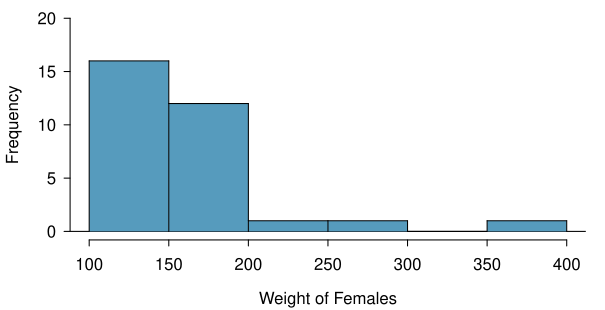

This figure's R source:
library(openintro)
load("cdc_samp.Rdata")

#data(cdc.samp)
data(COL)


male = cdc.samp$gender == "m"
female = cdc.samp$gender == "f"

H <- hist(cdc.samp$weight[female],
          breaks = 10,
          plot = FALSE)
counts <- rbind(H$counts)
from   <- head(H$breaks, -1)
to     <- tail(H$breaks, -1)
colnames(counts) <- paste(from, 'to', to)
require(xtable)
xtable(counts)

myPDF("cdcFemaleWeightHistogram.pdf",
      6.05, 3.1,
      mar = c(3.5, 3.5, 0.5, 1),
      mgp = c(2.4, 0.7, 0))
histPlot(cdc.samp$weight[female],
         breaks = 10,
         xlab = 'Weight of Females',
         ylab = "Frequency",
         ylim = c(0, 20),
         col = COL[1],
         border = COL[5])
dev.off()
